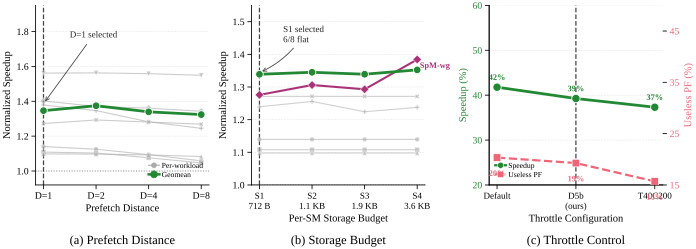

Reproduce this figure in Python.
#!/usr/bin/env python3
"""
Round 4 §5.4 Layout C (sensitivity panel): 1x3 row of sensitivity sweeps.

Subplots:
  (a) Prefetch Distance sensitivity (line plot, x = D=1..8)
  (b) Storage Budget sensitivity     (line plot, x = S1..S4)
  (c) Throttle Control               (dual-axis: speedup% + useless-pf%)

Layout C splits §5.4 into two figures: this script renders the sensitivity
half (1x3 row); the ablation half is in proto_r4_54_C_abl.py (single column).
This is useful when paper text needs to discuss sensitivity and ablation in
separate paragraphs without forcing them into the same composite figure.

Round 4 visual rules:
  - PALETTE_TOL_BRIGHT (greens/reds/purples) — no blue/orange
  - Subplot labels (a)-(c) BELOW axes via subplot_label helper
  - Tight y-axes (~70-80% data fill)
  - Path depth: parents[5]
"""
from __future__ import annotations
import sys
from pathlib import Path
import numpy as np

# round4/ is 5 levels deep from repo root
_REPO = Path(__file__).resolve().parents[5]
sys.path.insert(0, str(_REPO / "ima_plan/07_paper_outline/plot_style"))
from plot_util import (  # noqa: E402
    apply_style, save_fig,
    PALETTE_TOL_BRIGHT, subplot_label,
)

apply_style()
import matplotlib.pyplot as plt  # noqa: E402
from matplotlib.lines import Line2D  # noqa: E402


# ── 8 Representative Workloads ───────────────────────────────────────────────
WORKLOADS = [
    "bfs_cit_dir", "sssp_cit_dir", "bc_cit_dir", "spmv_web_sym",
    "bfs_web_sym", "cc_flickr_sym", "spmv_flickr_sym", "bfs_flickr_sym",
]
SHORT = ["BFS-cp", "SSSP-cp", "BC-cp", "SpM-wg",
         "BFS-wg", "CC-fl", "SpM-fl", "BFS-fl"]


# ── Baseline IPC ─────────────────────────────────────────────────────────────
BASELINE_IPC = {
    "bfs_cit_dir":     5.3349,
    "sssp_cit_dir":    5.9499,
    "bc_cit_dir":      95.2826,
    "spmv_web_sym":    129.6846,
    "bfs_web_sym":     7.3528,
    "cc_flickr_sym":   46.8674,
    "spmv_flickr_sym": 79.2566,
    "bfs_flickr_sym":  9.7943,
}


# ── Exp-C: Distance IPC ─────────────────────────────────────────────────────
DISTANCE_IPC = {
    "bfs_cit_dir":     (6.0830,  6.0016,  5.8353,  5.6452),
    "sssp_cit_dir":    (6.5949,  6.5631,  6.4006,  6.2253),
    "bc_cit_dir":      (104.6244, 104.5427, 104.0702, 103.1893),
    "spmv_web_sym":    (181.8048, 177.6429, 176.4435, 174.1239),
    "bfs_web_sym":     (11.4819, 11.4908, 11.4573, 11.3891),
    "cc_flickr_sym":   (94.8873, 117.6036, 108.5085, 112.1545),
    "spmv_flickr_sym": (109.2283, 106.7236, 101.5856, 98.6639),
    "bfs_flickr_sym":  (12.4611, 12.6612, 12.5458, 12.4249),
}
DISTANCES = [1, 2, 4, 8]


# ── Exp-D: Storage IPC ──────────────────────────────────────────────────────
STORAGE_IPC = {
    "bfs_cit_dir":     (6.0789,  6.0789,  6.0789,  6.0789),
    "sssp_cit_dir":    (6.5920,  6.5920,  6.5920,  6.5920),
    "bc_cit_dir":      (104.6116, 104.6116, 104.6116, 104.6116),
    "spmv_web_sym":    (165.4689, 169.3697, 167.6819, 179.5210),
    "bfs_web_sym":     (11.4964, 11.4964, 11.4964, 11.4964),
    "cc_flickr_sym":   (111.1339, 111.1339, 111.1339, 111.1339),
    "spmv_flickr_sym": (98.2555, 99.5312, 97.0296, 98.1003),
    "bfs_flickr_sym":  (12.4521, 12.4521, 12.4521, 12.4521),
}
STORAGE_LABELS = ["S1\n712 B", "S2\n1.1 KB", "S3\n1.9 KB", "S4\n3.6 KB"]


# ── Exp-B: Throttle Speedup% & Accuracy% ────────────────────────────────────
THROTTLE_SPEEDUP = {
    "bfs_cit_dir":     (13.6, 13.9, 14.0),
    "sssp_cit_dir":    (11.0, 10.8, 10.8),
    "bc_cit_dir":      (9.8,  9.8,  9.8),
    "spmv_web_sym":    (40.1, 36.7, 40.2),
    "bfs_web_sym":     (56.1, 56.4, 56.2),
    "cc_flickr_sym":   (138.6, 122.0, 102.5),
    "spmv_flickr_sym": (38.0, 37.2, 37.8),
    "bfs_flickr_sym":  (27.0, 27.2, 27.2),
}
THROTTLE_ACCURACY = {
    "bfs_cit_dir":     (99.89, 99.88, 99.88),
    "sssp_cit_dir":    (99.78, 99.70, 99.70),
    "bc_cit_dir":      (99.61, 99.59, 99.53),
    "spmv_web_sym":    (60.46, 57.48, 66.31),
    "bfs_web_sym":     (59.12, 64.46, 66.87),
    "cc_flickr_sym":   (76.84, 79.55, 88.93),
    "spmv_flickr_sym": (69.75, 68.83, 74.00),
    "bfs_flickr_sym":  (71.86, 76.37, 79.21),
}
THROTTLE_CFGS = ["Default", "D5b\n(ours)", "T40C200"]
THROTTLE_KEYS = ["Default", "D5b", "T40C200"]


# ── Helpers ─────────────────────────────────────────────────────────────────
def ipc_to_norm(ipc, base):
    return ipc / base


def gmean_norm(per_wl_tuples, idx):
    vals = np.array([per_wl_tuples[wl][idx] for wl in WORKLOADS])
    return float(np.exp(np.mean(np.log(vals))))


# ── Figure (1x3, 7.0 x 2.4) ─────────────────────────────────────────────────
fig, axes = plt.subplots(
    nrows=1, ncols=3,
    figsize=(7.0, 2.5),
    constrained_layout=True,
)

MARKERS = ["o", "s", "^", "D", "v", "*", "P", "X"]
WL_COLOR = "#AAAAAA"
GEO_COLOR = PALETTE_TOL_BRIGHT[0]    # GRASP green
ACC_LO_COLOR = PALETTE_TOL_BRIGHT[1]  # red
SEL_LINE_COLOR = "#444444"


# ────────────────────────────────────────────────────────────────────────────
# (a) Prefetch Distance
# ────────────────────────────────────────────────────────────────────────────
ax = axes[0]
dist_norm = {wl: tuple(ipc_to_norm(v, BASELINE_IPC[wl])
                       for v in DISTANCE_IPC[wl])
             for wl in WORKLOADS}
dist_geom = [gmean_norm(dist_norm, i) for i in range(len(DISTANCES))]

x_d = np.arange(len(DISTANCES))
for i, wl in enumerate(WORKLOADS):
    ax.plot(
        x_d, dist_norm[wl],
        marker=MARKERS[i], color=WL_COLOR,
        markersize=3.4, linewidth=0.8, alpha=0.6,
        markeredgecolor="white", markeredgewidth=0.3,
        label=SHORT[i] if SHORT[i] in ("CC-fl", "SpM-wg", "BFS-cp") else None,
        zorder=3,
    )
ax.plot(
    x_d, dist_geom,
    marker="o", color=GEO_COLOR,
    markersize=5.5, linewidth=2.0,
    markeredgecolor="white", markeredgewidth=0.6,
    label="Geomean", zorder=10,
)
ax.axhline(1.0, color="#888888", linewidth=0.7, linestyle=":", zorder=1)
ax.axvline(0, color=SEL_LINE_COLOR, linewidth=0.9, linestyle="--", zorder=2)

ax.set_ylim(0.92, 1.95)
ax.set_xticks(x_d)
ax.set_xticklabels([f"D={d}" for d in DISTANCES], fontsize=7)
ax.set_xlabel("Prefetch Distance", fontsize=7.5, labelpad=2)
ax.set_ylabel("Normalized Speedup", fontsize=7.5)
ax.tick_params(axis="y", labelsize=7)

# Inline annotation: selected D=1
ax.annotate(
    "D=1 selected",
    xy=(0, dist_geom[0] + 0.04),
    xytext=(0.5, 1.78),
    fontsize=6.5, color="#222",
    arrowprops=dict(arrowstyle="->", color=SEL_LINE_COLOR, lw=0.6),
    ha="left", va="center",
)
# Mini legend (geomean only — workloads use shared marker key)
legend_a = [
    Line2D([0], [0], color=WL_COLOR, marker="o", markersize=3.5,
           linewidth=0.8, label="Per-workload"),
    Line2D([0], [0], color=GEO_COLOR, marker="o", markersize=5,
           linewidth=1.8, label="Geomean"),
]
ax.legend(handles=legend_a, fontsize=5.5, frameon=False,
          loc="lower right", handlelength=1.4,
          handletextpad=0.3, labelspacing=0.2)
subplot_label(ax, "(a) Prefetch Distance", y=-0.36)


# ────────────────────────────────────────────────────────────────────────────
# (b) Storage Budget
# ────────────────────────────────────────────────────────────────────────────
ax = axes[1]
stor_norm = {wl: tuple(ipc_to_norm(v, BASELINE_IPC[wl])
                       for v in STORAGE_IPC[wl])
             for wl in WORKLOADS}
stor_geom = [gmean_norm(stor_norm, i) for i in range(len(STORAGE_LABELS))]

x_s = np.arange(len(STORAGE_LABELS))
for i, wl in enumerate(WORKLOADS):
    is_spmv_wg = (wl == "spmv_web_sym")
    ax.plot(
        x_s, stor_norm[wl],
        marker=MARKERS[i],
        color=PALETTE_TOL_BRIGHT[2] if is_spmv_wg else WL_COLOR,
        markersize=4.4 if is_spmv_wg else 3.4,
        linewidth=1.5 if is_spmv_wg else 0.8,
        alpha=1.0 if is_spmv_wg else 0.55,
        markeredgecolor="white", markeredgewidth=0.3,
        zorder=8 if is_spmv_wg else 3,
    )
ax.plot(
    x_s, stor_geom,
    marker="o", color=GEO_COLOR,
    markersize=5.5, linewidth=2.0,
    markeredgecolor="white", markeredgewidth=0.6,
    zorder=10,
)
ax.axhline(1.0, color="#888888", linewidth=0.7, linestyle=":", zorder=1)
ax.axvline(0, color=SEL_LINE_COLOR, linewidth=0.9, linestyle="--", zorder=2)

ax.set_ylim(1.00, 1.55)
ax.set_xticks(x_s)
ax.set_xticklabels(STORAGE_LABELS, fontsize=6.5)
ax.set_xlabel("Per-SM Storage Budget", fontsize=7.5, labelpad=2)
ax.set_ylabel("Normalized Speedup", fontsize=7.5)
ax.tick_params(axis="y", labelsize=7)

ax.annotate(
    "S1 selected\n6/8 flat",
    xy=(0, stor_geom[0] + 0.005),
    xytext=(0.45, 1.46),
    fontsize=6.5, color="#222",
    arrowprops=dict(arrowstyle="->", color=SEL_LINE_COLOR, lw=0.6,
                    connectionstyle="arc3,rad=-0.15"),
    ha="left", va="center",
    bbox=dict(boxstyle="round,pad=0.20", facecolor="white",
              edgecolor="none", alpha=0.85),
)
ax.text(
    x_s[-1] + 0.05, stor_norm["spmv_web_sym"][-1] - 0.02,
    "SpM-wg",
    fontsize=6, color=PALETTE_TOL_BRIGHT[2], fontweight="bold",
    ha="left", va="center",
)
subplot_label(ax, "(b) Storage Budget", y=-0.36)


# ────────────────────────────────────────────────────────────────────────────
# (c) Throttle Control — dual axis
# ────────────────────────────────────────────────────────────────────────────
ax_c = axes[2]
ax_c2 = ax_c.twinx()

sp_mean = []
upf_mean = []
for ci in range(len(THROTTLE_CFGS)):
    spv = np.array([THROTTLE_SPEEDUP[wl][ci] for wl in WORKLOADS])
    accv = np.array([THROTTLE_ACCURACY[wl][ci] for wl in WORKLOADS])
    sp_mean.append(float(np.mean(spv)))
    upf_mean.append(float(np.mean(100.0 - accv)))

x_c = np.arange(len(THROTTLE_CFGS))

ax_c.plot(
    x_c, sp_mean,
    marker="o", color=GEO_COLOR,
    markersize=6.0, linewidth=2.0,
    markeredgecolor="white", markeredgewidth=0.6,
    zorder=10,
)
ax_c2.plot(
    x_c, upf_mean,
    marker="s", color=ACC_LO_COLOR,
    markersize=5.5, linewidth=1.6, linestyle="--",
    markeredgecolor="white", markeredgewidth=0.5,
    zorder=10,
)

# Selected D5b vertical
ax_c.axvline(1, color=SEL_LINE_COLOR, linewidth=0.9, linestyle="--", zorder=1)

# Numeric labels above markers
for xi, sp, up in zip(x_c, sp_mean, upf_mean):
    ax_c.annotate(f"{sp:.0f}%", xy=(xi, sp), xytext=(0, 4),
                  textcoords="offset points",
                  ha="center", va="bottom", fontsize=6.0,
                  color=GEO_COLOR, fontweight="bold")
    ax_c2.annotate(f"{up:.0f}%", xy=(xi, up), xytext=(0, -9),
                   textcoords="offset points",
                   ha="center", va="top", fontsize=6.0,
                   color=ACC_LO_COLOR, fontweight="bold")

ax_c.set_ylim(20, 60)
ax_c.set_yticks([20, 30, 40, 50, 60])
ax_c2.set_ylim(15, 50)
ax_c2.set_yticks([15, 25, 35, 45])
ax_c2.grid(False)

ax_c.set_xticks(x_c)
ax_c.set_xticklabels(THROTTLE_CFGS, fontsize=6.5)
ax_c.set_xlabel("Throttle Configuration", fontsize=7.5, labelpad=2)
ax_c.set_ylabel("Speedup (%)", fontsize=7.5, color=GEO_COLOR)
ax_c2.set_ylabel("Useless PF (%)", fontsize=7.5, color=ACC_LO_COLOR)
ax_c.tick_params(axis="y", labelsize=7, labelcolor=GEO_COLOR)
ax_c2.tick_params(axis="y", labelsize=7, labelcolor=ACC_LO_COLOR)

legend_c = [
    Line2D([0], [0], color=GEO_COLOR, marker="o", markersize=4.5,
           linewidth=1.6, markeredgecolor="white", markeredgewidth=0.4,
           label="Speedup"),
    Line2D([0], [0], color=ACC_LO_COLOR, marker="s", markersize=4.5,
           linewidth=1.4, linestyle="--", markeredgecolor="white",
           markeredgewidth=0.4, label="Useless PF"),
]
ax_c.legend(handles=legend_c, fontsize=5.5, frameon=False,
            loc="lower left", handlelength=1.4,
            handletextpad=0.3, labelspacing=0.2)

subplot_label(ax_c, "(c) Throttle Control", y=-0.36)


# ── Save ────────────────────────────────────────────────────────────────────
out_dir = Path(__file__).resolve().parent
save_fig(fig, "proto_r4_54_C_sens", out_dir)
plt.close(fig)


# ── Console summary ─────────────────────────────────────────────────────────
print("=== Round 4 §5.4 Layout C (sensitivity panel) — 1x3 ===")
print()
print("(a) Distance — geomean speedup at D=1..8:")
for d, g in zip(DISTANCES, dist_geom):
    star = "  *" if d == 1 else ""
    print(f"   D={d}  geomean={g:.3f}x{star}")
print()
print("(b) Storage — geomean speedup at S1..S4:")
for lab, g in zip(["S1", "S2", "S3", "S4"], stor_geom):
    star = "  *" if lab == "S1" else ""
    print(f"   {lab}   geomean={g:.3f}x{star}")
print()
print("(c) Throttle — mean Speedup% / Useless-PF% across 8 workloads:")
for cfg, sp, up in zip(THROTTLE_KEYS, sp_mean, upf_mean):
    star = "  *" if cfg == "D5b" else ""
    print(f"   {cfg:<8s}  Speedup={sp:5.1f}%   UselessPF={up:4.1f}%{star}")
print()
print(f"Saved to {out_dir}/proto_r4_54_C_sens.{{pdf,svg}}")
